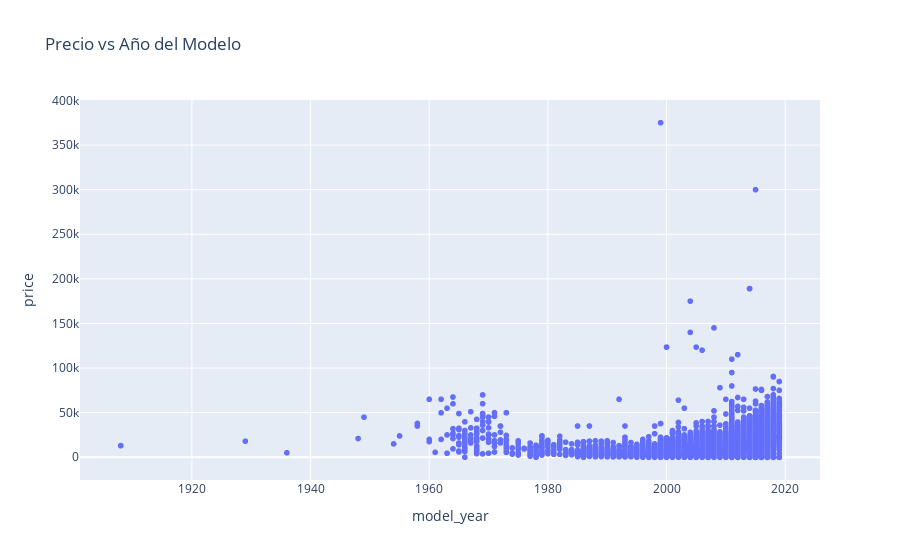

The code cell stored with this chart in its notebook:
### Code cell
# Grafica Scatter Plot: Precio vs Año del Modelo
px.scatter(df, x = 'model_year', y = 'price', title = 'Precio vs Año del Modelo')

### Figure 1 — Plotly figure (JSON) as saved in the notebook; plotly's stock layout.template omitted (floating-point values rounded to 4 significant figures; data arrays with more than 128 entries replaced by an {"elided": "..."} marker saying what was removed)
{"data": [{"hovertemplate": "model_year=%{x}<br>price=%{y}<extra></extra>", "legendgroup": "", "marker": {"color": "#636efa", "symbol": "circle"}, "mode": "markers", "name": "", "showlegend": false, "type": "scattergl", "x": {"elided": "51525 float values"}, "xaxis": "x", "y": {"elided": "51525 int values"}, "yaxis": "y"}], "layout": {"legend": {"tracegroupgap": 0}, "title": {"text": "Precio vs Año del Modelo"}, "xaxis": {"anchor": "y", "domain": [0, 1], "title": {"text": "model_year"}}, "yaxis": {"anchor": "x", "domain": [0, 1], "title": {"text": "price"}}}}
